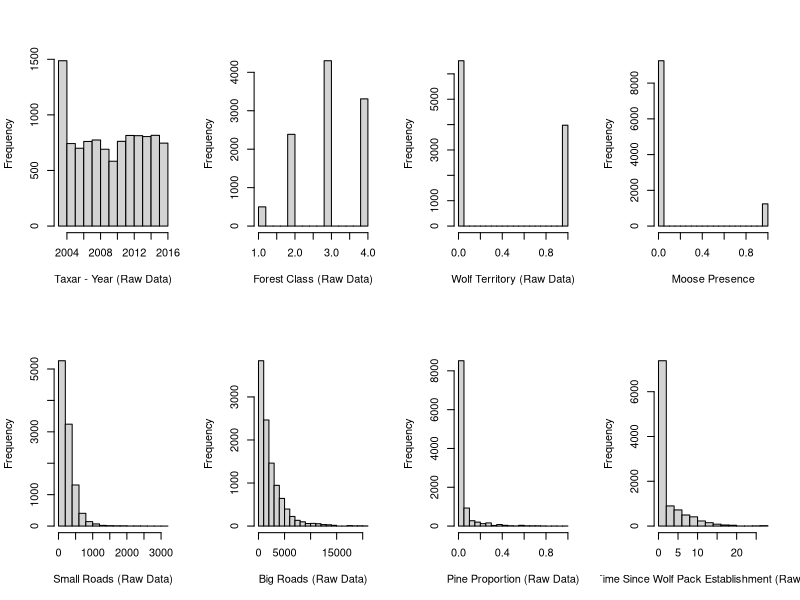
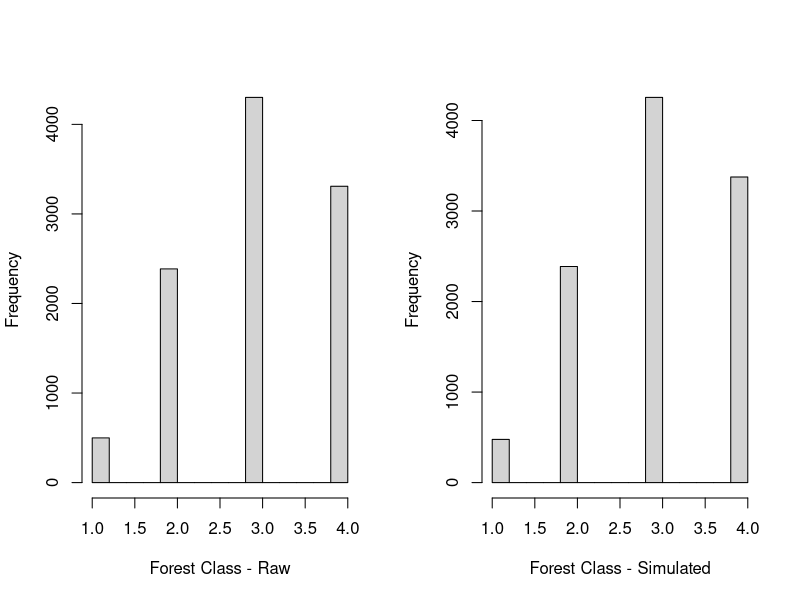
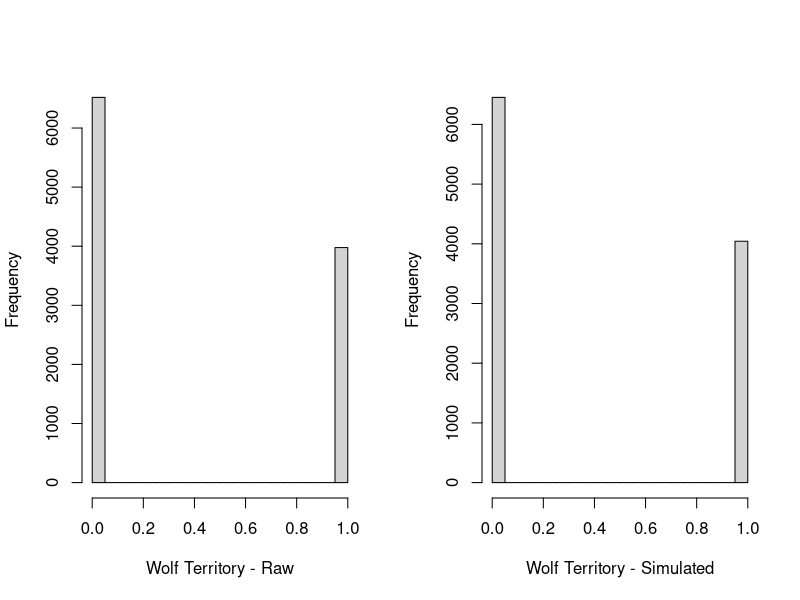
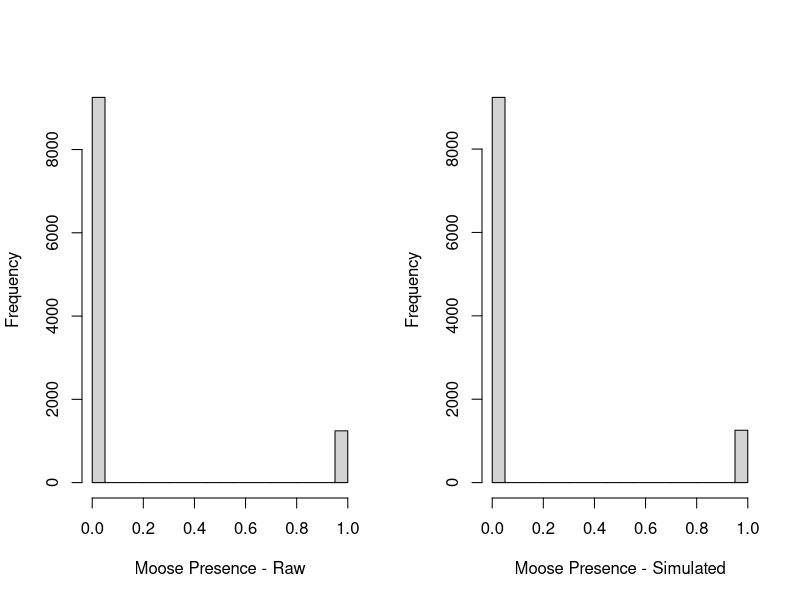
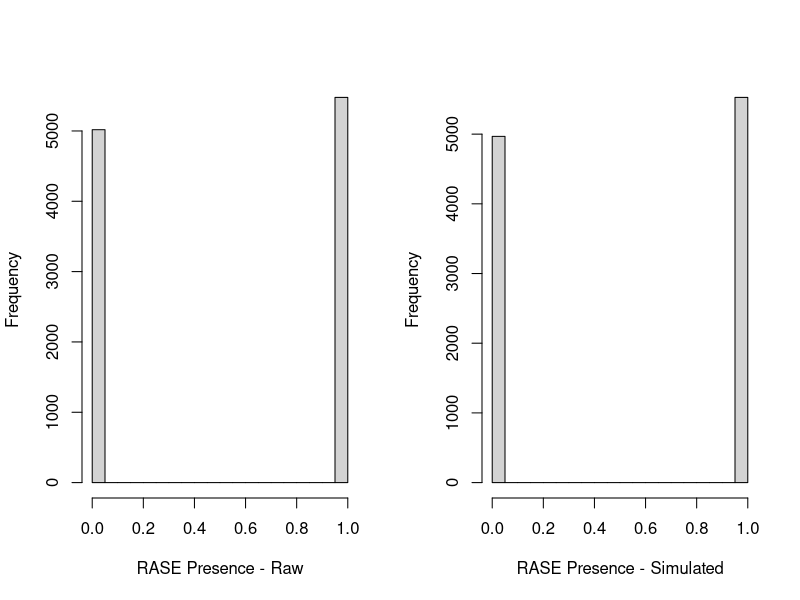
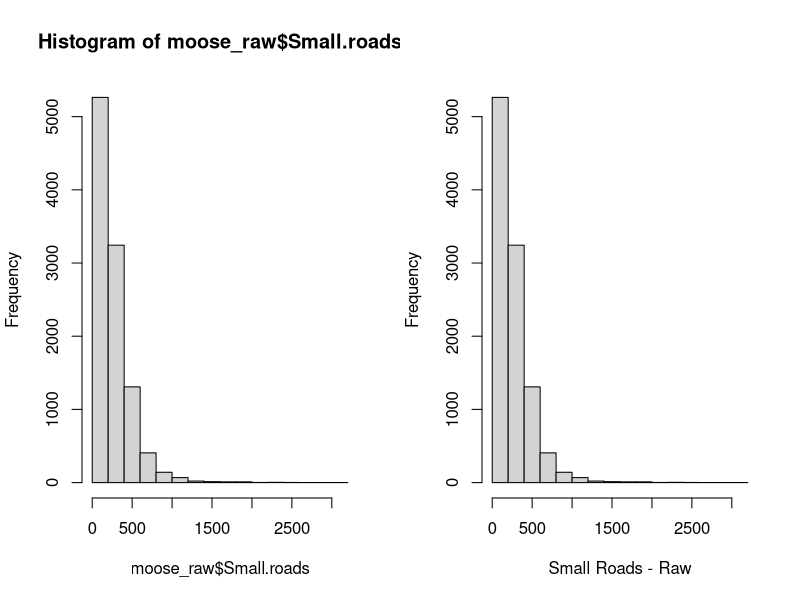
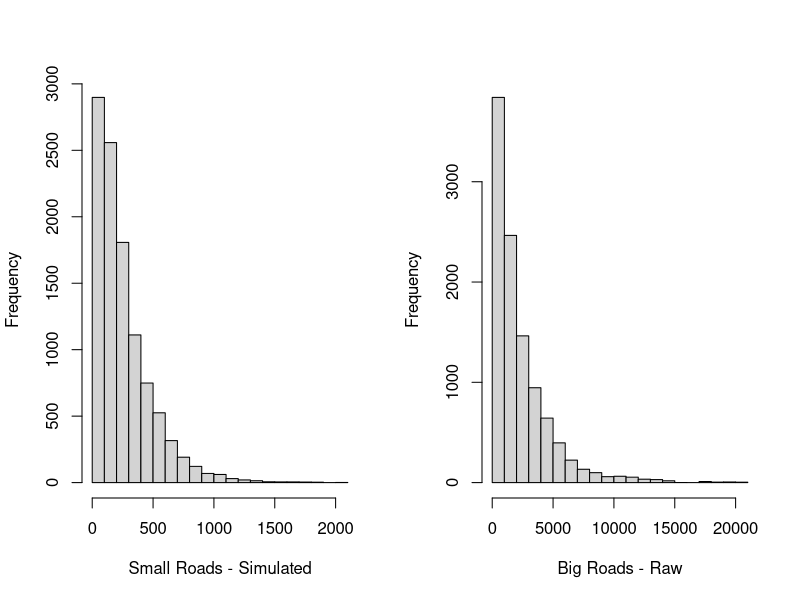
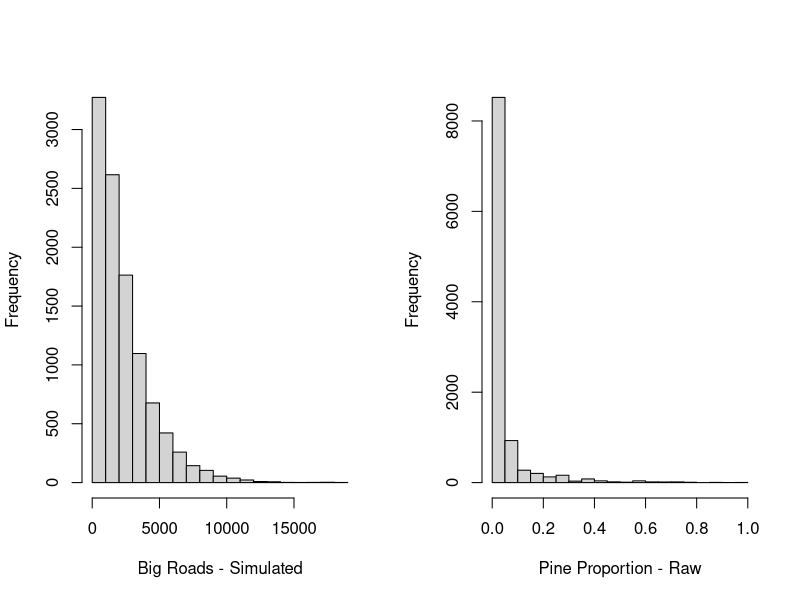

Here is the R script that generated these plots, in order: (Note: this script raises an error after producing the figures.)
#=================================================================================================#
#============================ LDP: Productivity and Reproducibility ==============================#
#============================== Group Assignment: Pre-Registration ===============================#
#=============== By : Ashton Sies, Emma Nikkel, Jenna Scherger, and Sabrina St-Pierre ============#
#================================== Date : 1st of October 2021 ===================================#
#=================================================================================================#


## Script 01. Data Simulation


# Read in packages ===============================================================
library(tidyverse) # for wrangling data - using primarily dplyr, tidyr, purrr

# Set working directory:===========================================================
#setwd("C:/Users/sabri/OneDrive/Documents/BackUp/Living Data Project/Productivity/Assignements/Reproductibility/doi_10.5061_dryad.5hqbzkh37__v2")
setwd("/Users/jennascherger/Desktop/MSc/Courses/NSERC_CREATE/01_Productivity_Reproducibility/Assignments/02_Reproducible_Research/LDP_REPRO_Group8_Fall2021")

# Read in data:===================================================================
moose_raw <- read.csv("Raw_Data/Moose_presence_abundance.csv")

## OR:

# The data are available on a Dryad repository
# https://datadryad.org/stash/share/svRCeH_hvPZVH2UjmzWQOvErl-B6deccaKMXgGEeHtM


#==================================================================================


# 01. Initial Exploration of Raw Data:=============================================
## By looking at the distribution of the raw data we will know what type of simulation to use
par(mfrow = c(2,4))

hist(moose_raw$Taxar,
     main = "",
     xlab = "Taxar - Year (Raw Data)") # random distribution of years (this will be the random effect in the models)
hist(moose_raw$Forest_class,
     main = "",
     xlab = "Forest Class (Raw Data)") # 4 categorical turned continous (1, 2, 3, 4)
hist(moose_raw$Wolf.territory,
     main = "",
     xlab = "Wolf Territory (Raw Data)") # binary (0 = no; 1 = yes)
hist(moose_raw$Moose.presence,
     main = "",
     xlab = "Moose Presence") # binary (0 = no; 1 = yes) -> lots of 0's
hist(moose_raw$Small.roads,
     main = "",
     xlab = "Small Roads (Raw Data)")  # continuous variable
hist(moose_raw$Big.roads,
     main = "",
     xlab = "Big Roads (Raw Data)") # continuous variable
hist(moose_raw$Pine_proportion,
     main = "",
     xlab = "Pine Proportion (Raw Data)") # continuous variable (0-1 proportion)
hist(moose_raw$Time.since.establishment,
     main = "",
     xlab = "Time Since Wolf Pack Establishment (Raw Data)") # continuous variable in years



# 02. Simulating Raw Data:========================================================
# Set seed
set.seed(1234)

# Creating empty data frame
moose_simulated <- data.frame(matrix(0, ncol = 0, nrow = nrow(moose_raw)))
moose_size <- nrow(moose_simulated)


# A. Forest Class (categorical data)
size_forest <- as.integer(length(moose_raw$Forest_class))

# Determine the probability of each category
prob_1 <- sum(moose_raw$Forest_class == 1)/moose_size
prob_2 <- sum(moose_raw$Forest_class == 2)/moose_size
prob_3 <- sum(moose_raw$Forest_class == 3)/moose_size
prob_4 <- sum(moose_raw$Forest_class == 4)/moose_size

# Run the simulation
moose_simulated$Forest_class <- sample(c(1:4), size = size_forest, replace = TRUE, prob = c(prob_1, prob_2, prob_3, prob_4))

# Compare simulated data to raw data
par(mfrow = c(1,2))
hist(moose_raw$Forest_class,
     main = "",
     xlab = "Forest Class - Raw")
hist(moose_simulated$Forest_class,
     main = "",
     xlab = "Forest Class - Simulated")
table(moose_raw$Forest_class) # 1 = 499; 2 = 2386; 3 = 4301; 4 = 3309
table(moose_simulated$Forest_class) # 1 = 477; 2 = 2387; 3 = 4255; 4 = 3376

##==

# B. Wolf Territory (binomial distribution)
# Determine the probaility of each category
prob_wolf <- sum(moose_raw$Wolf.territory == 1) / moose_size

# Run the simulation
moose_simulated$Wolf.territory <- rbinom(moose_size, 1, prob_wolf)

# Compare simulated data to raw data
hist(moose_raw$Wolf.territory,
     main = "",
     xlab = "Wolf Territory - Raw")
hist(moose_simulated$Wolf.territory,
     main = "",
     xlab = "Wolf Territory - Simulated")
table(moose_raw$Wolf.territory) # 0 = 6518; 1 = 3977
table(moose_simulated$Wolf.territory) # 0 = 6452; 1 = 4043

##==

# C. Moose Presence (binomial distribution)
# Determine the probability of each category 
prob_moose <- sum(moose_raw$Moose.presence == 1) / moose_size

# Run the simulation
moose_simulated$Moose.presence <- rbinom(moose_size, 1, prob_moose)

# Compare simulated data to raw data
hist(moose_raw$Moose.presence,
     main = "",
     xlab = "Moose Presence - Raw")
hist(moose_simulated$Moose.presence,
     main = "",
     xlab = "Moose Presence - Simulated")
table(moose_raw$Moose.presence) # 0 = 9252; 1 = 1242
table(moose_simulated$Moose.presence) # 0 = 9239; 1 = 1256

##==

# D. RASE Presence (binomial distribution)
# Check the probaility of each category
prob_rase <- sum(moose_raw$RASE.presence == 1) / moose_size

# Run the simulation
moose_simulated$Rase.presence <- rbinom(moose_raw$RASE.presence, 1, prob_rase)

# Compare the simulated data to the raw data
hist(moose_raw$RASE.presence,
     main = "",
     xlab = "RASE Presence - Raw")
hist(moose_simulated$Rase.presence,
     main = "",
     xlab = "RASE Presence - Simulated")
table(moose_raw$RASE.presence) # 0 = 5018; 1 = 5477
table(moose_simulated$Rase.presence) # 0 - 4968; 1 = 5527

##==

## E. Small Roads (negative binomial distribution)
hist(moose_raw$Small.roads)
mean(moose_raw$Small.roads)
sd(moose_raw$Small.roads)
moose_simulated$Small.roads <- rnbinom(n = nrow(moose_simulated), mu=254.1479, size=1.25) 

# Compare simulated data to raw data
hist(moose_raw$Small.roads,
     main = "",
     xlab = "Small Roads - Raw")
hist(moose_simulated$Small.roads,
     main = "", 
     xlab = "Small Roads - Simulated")

summary(moose_raw$Small.roads)
summary(moose_simulated$Small.roads)

##==

## F. Big Roads (negative binomial distribution)
mean(moose_raw$Big.roads)
sd(moose_raw$Big.roads)
moose_simulated$Big.roads <- rnbinom(n = nrow(moose_simulated), mu=2288.179, size=1.25) 

# Compare simulated data to raw data
hist(moose_raw$Big.roads,
     main = "",
     xlab = "Big Roads - Raw")
hist(moose_simulated$Big.roads,
     main = "",
     xlab = "Big Roads - Simulated")

summary(moose_raw$Big.roads)
summary(moose_simulated$Big.roads)

##==

## G. Pine Proportion (negative binomial distribution)
moose_simulated$Pine.proportion.100 <- moose_raw$Pine_proportion*100
range(moose_simulated$Pine.proportion.100)
mean(moose_simulated$Pine.proportion.100)

moose_simulated$Pine.proportion <- rnbinom(n = nrow(moose_simulated), mu=3.982581, size=0.52)/100

# Compare simulated data to raw data
summary(moose_raw$Pine_proportion)
summary(moose_simulated$Pine.proportion)

hist(moose_raw$Pine_proportion,
     main = "",
     xlab = "Pine Proportion - Raw")
hist(moose_simulated$Pine.proportion,
     main = "", 
     xlab = "Pine Proportion - Simulated")

##==

## H. Time Since Wolf Establishment 
table(moose_raw$Time.since.establishment)
# Defining the raw data ratio of the different categories
prob_0 <- sum(moose_raw$Time.since.establishment == 0)/nrow(moose_raw)
prob_1 <- sum(moose_raw$Time.since.establishment == 1)/nrow(moose_raw)
prob_2 <- sum(moose_raw$Time.since.establishment == 2)/nrow(moose_raw)
prob_3 <- sum(moose_raw$Time.since.establishment == 3)/nrow(moose_raw)
prob_4 <- sum(moose_raw$Time.since.establishment == 4)/nrow(moose_raw)
prob_5 <- sum(moose_raw$Time.since.establishment == 5)/nrow(moose_raw)
prob_6 <- sum(moose_raw$Time.since.establishment == 6)/nrow(moose_raw)
prob_7 <- sum(moose_raw$Time.since.establishment == 7)/nrow(moose_raw)
prob_8 <- sum(moose_raw$Time.since.establishment == 8)/nrow(moose_raw)
prob_9 <- sum(moose_raw$Time.since.establishment == 9)/nrow(moose_raw)
prob_10 <- sum(moose_raw$Time.since.establishment == 10)/nrow(moose_raw)
prob_11 <- sum(moose_raw$Time.since.establishment == 11)/nrow(moose_raw)
prob_12 <- sum(moose_raw$Time.since.establishment == 12)/nrow(moose_raw)
prob_13 <- sum(moose_raw$Time.since.establishment == 13)/nrow(moose_raw)
prob_14 <- sum(moose_raw$Time.since.establishment == 14)/nrow(moose_raw)
prob_15 <- sum(moose_raw$Time.since.establishment == 15)/nrow(moose_raw)
prob_16 <- sum(moose_raw$Time.since.establishment == 16)/nrow(moose_raw)
prob_17 <- sum(moose_raw$Time.since.establishment == 17)/nrow(moose_raw)
prob_18 <- sum(moose_raw$Time.since.establishment == 18)/nrow(moose_raw)
prob_19 <- sum(moose_raw$Time.since.establishment == 19)/nrow(moose_raw)
prob_20 <- sum(moose_raw$Time.since.establishment == 20)/nrow(moose_raw)
prob_21 <- sum(moose_raw$Time.since.establishment == 21)/nrow(moose_raw)
prob_22 <- sum(moose_raw$Time.since.establishment == 22)/nrow(moose_raw)
prob_23 <- sum(moose_raw$Time.since.establishment == 23)/nrow(moose_raw)
prob_24 <- sum(moose_raw$Time.since.establishment == 24)/nrow(moose_raw)
prob_26 <- sum(moose_raw$Time.since.establishment == 26)/nrow(moose_raw)
prob_27 <- sum(moose_raw$Time.since.establishment == 27)/nrow(moose_raw) 

# Incorporating the variables
moose_simulated$Time.since.establishment <- sample(c(0:24,26,27), size = nrow(moose_raw), replace = TRUE, 
                                                   prob = c(prob_0, prob_1, prob_2, prob_3,
                                                            prob_4, prob_5, prob_6, prob_7,
                                                            prob_8, prob_9, prob_10, prob_11,
                                                            prob_12, prob_13, prob_14, prob_15,
                                                            prob_16, prob_17, prob_18, prob_19,
                                                            prob_20, prob_21, prob_22, prob_23, 
                                                            prob_24, prob_26, prob_27))

# Compare simulated data to the raw data
summary(moose_raw$Time.since.establishment)
summary(moose_simulated$Time.since.establishment)

hist(moose_raw$Time.since.establishment,
     xlab = "Time Since Establishment - Raw",
     main = "")
hist(moose_simulated$Time.since.establishment,
     xlab = "Time Since Establishment - Simulated",
     main = "")

##==

# I. Taxar (random effect variable - uniform distribution of dates) 
# Run the simulation
moose_simulated$Taxar <- purrr::rdunif(moose_size, min(moose_raw$Taxar), max(moose_raw$Taxar))

# Compare simulated data to raw data
hist(moose_raw$Taxar,
     main = "",
     xlab = "Taxar - Raw")
hist(moose_simulated$Taxar,
     main = "",
     xlab = "Taxar - Simulated")
table(moose_raw$Taxar)
table(moose_simulated$Taxar)

##==

## J. Pellet counts (Response variable - negative binomial distribution)
summary(moose_raw$Pellet.counts)
moose_simulated$Pellet.counts <- rnbinom(n = nrow(moose_simulated), mu=0.1675, size=0.1) 

# Compare simulated data to raw data
summary(moose_raw$Pellet.counts)
summary(moose_simulated$Pellet.counts)

hist(moose_raw$Pellet.counts,
     main = "",
     xlab = "Pellet Counts - Raw")
hist(moose_simulated$Pellet.counts,
     main = "",
     xlab = "Pellet Counts, Simulated")

##==

## Done Simulations

## Save new simulation data as csv:=================================================
write.csv(moose_simulated,"Simulated_Data/moose_abundance_simulated_04Oct21.csv")


## End Script
